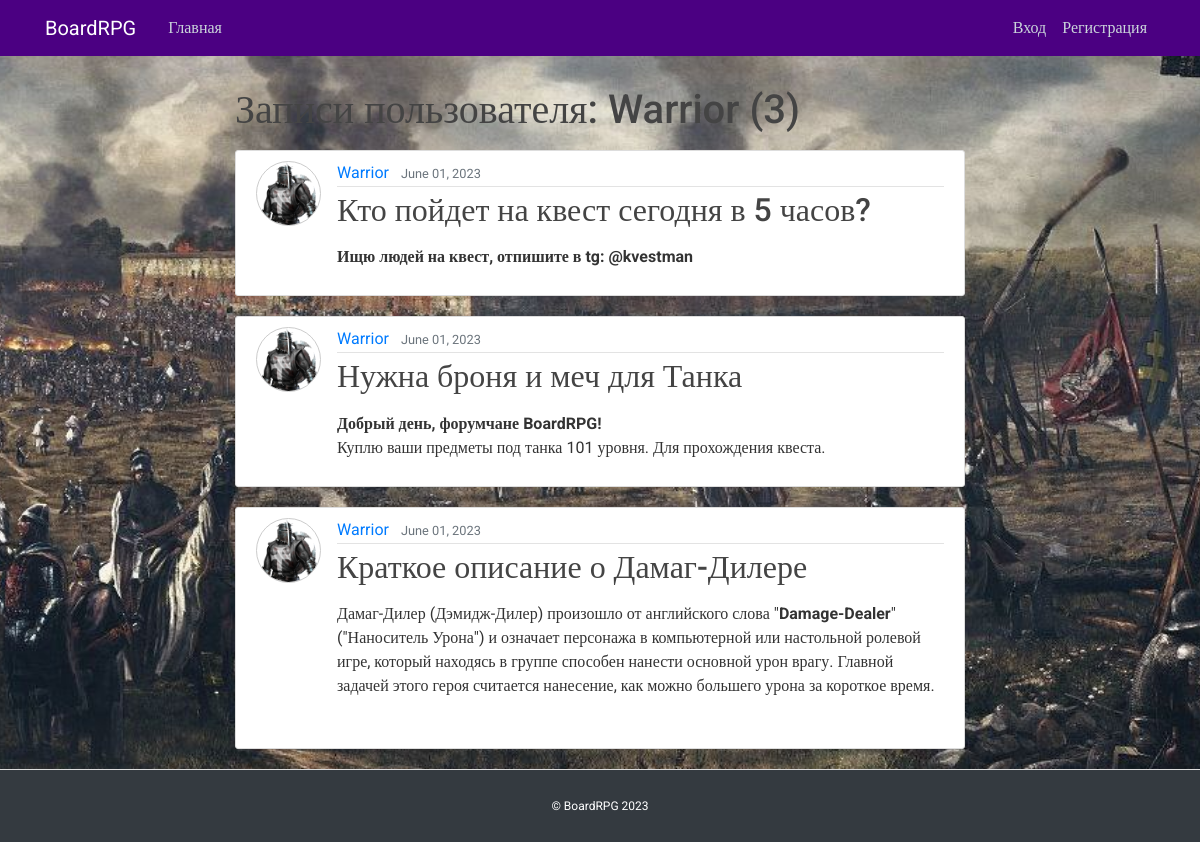
The app's page /user/Warrior with its own data.
### announcement/models.py (models this page shows, shortened)
class Post(models.Model):
    author = models.ForeignKey(User, on_delete=models.CASCADE)
    CAT = (('tanks', 'Tanks'),
           ('healers', 'Healers'),
           ('damage_dealers', 'Damage Dealers'),
           ('dealers', 'Dealers'),
           ('gildmasters', 'Gildmasters'),
           ('quest_givers', 'Questgivers'),
           ('blacksmiths', 'Blacksmiths'),
           ('skiners', 'Skiners'),
           ('potion_makers', 'Potion makers'),
           ('spell_masters', 'Spell masters'))
    category = models.CharField(max_length=15, choices=CAT)
    data = models.DateTimeField(default=timezone.now)
    title = models.CharField(max_length=256)
    text = RichTextUploadingField(blank=True, null=True)

### users/models.py (models this page shows, shortened)
class Profile(models.Model):
    user = models.OneToOneField(User, on_delete=models.CASCADE)
    image = models.ImageField(default='default.png', upload_to='profile_pics')

### announcement/views.py (the view)
# urls.py: path('user/<str:username>', UserPostListView.as_view(), name='user-posts'),
class UserPostListView(ListView):
    model = Post
    template_name = 'announcement/user_posts.html'
    context_object_name = 'posts'
    paginate_by = 4
    def get_queryset(self):
        user = get_object_or_404(User, username=self.kwargs.get('username'))
        return Post.objects.filter(author=user).order_by('-data')

### templates/announcement/user_posts.html (shortened to what this page needs)
{% extends "announcement/base.html" %}
{% block content %}
    <h1 class="mb-3">Записи пользователя: {{ view.kwargs.username }} ({{ page_obj.paginator.count }})</h1>
    {% for post in posts %}
        <article class="media content-section">
          <img class="rounded-circle article-img" src="{{ post.author.profile.image.url }}">
          <div class="media-body">
            <div class="article-metadata">
              <a class="mr-2" href="{% url 'user-posts' post.author.username %}">{{ post.author }}</a>
              <small class="text-muted">{{ post.data|date:"F d, Y" }}</small>
            </div>
            <h2><a class="article-title" href="{% url 'post-detail' post.id %}">{{ post.title }}</a></h2>
            <p class="article-content">{{ post.text|safe }}</p>
          </div>
        </article>
    {% endfor %}
{% endblock content %}

### records on screen
Post: author.profile.image (picture), author "Warrior", data "June 01, 2023", title "Кто пойдет на квест сегодня в 5 часов?", text "Ищю людей на квест, отпишите в tg: @kvestman"
Post: author.profile.image (picture), author "Warrior", data "June 01, 2023", title "Нужна броня и меч для Танка", text "Добрый день, форумчане BoardRPG! Куплю ваши предметы под танка 101 уровня. Для прохождения квеста."
Post: author.profile.image (picture), author "Warrior", data "June 01, 2023", title "Краткое описание о Дамаг-Дилере", text "Дамаг-Дилер (Дэмидж-Дилер) произошло от английского слова \" Damage-Dealer \" (\"Наноситель Урона\") и означает персонажа в компьютерной или настольной ролевой игре, который находясь в группе способен нанести основной урон врагу. Главной задачей этого героя считается нанесение, как можно большего урона за короткое время."

### other values on screen
{{ view.kwargs.username }} "Warrior"
{{ page_obj.paginator.count }} "3"
